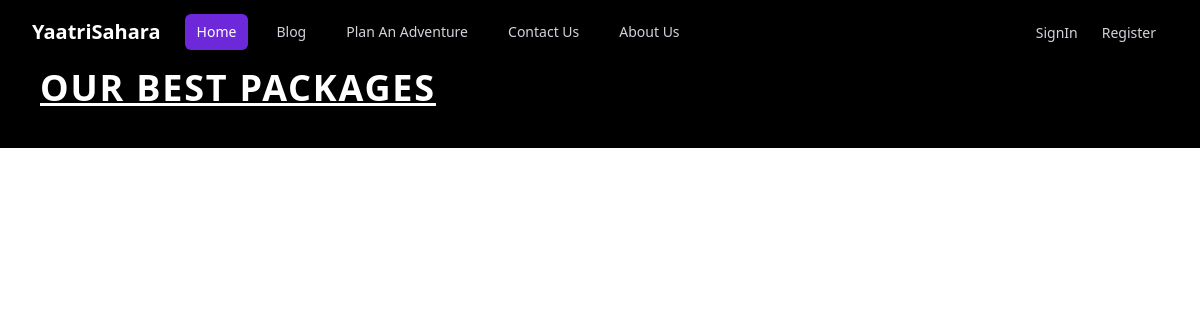
Page /packages/ on the earlier database version.
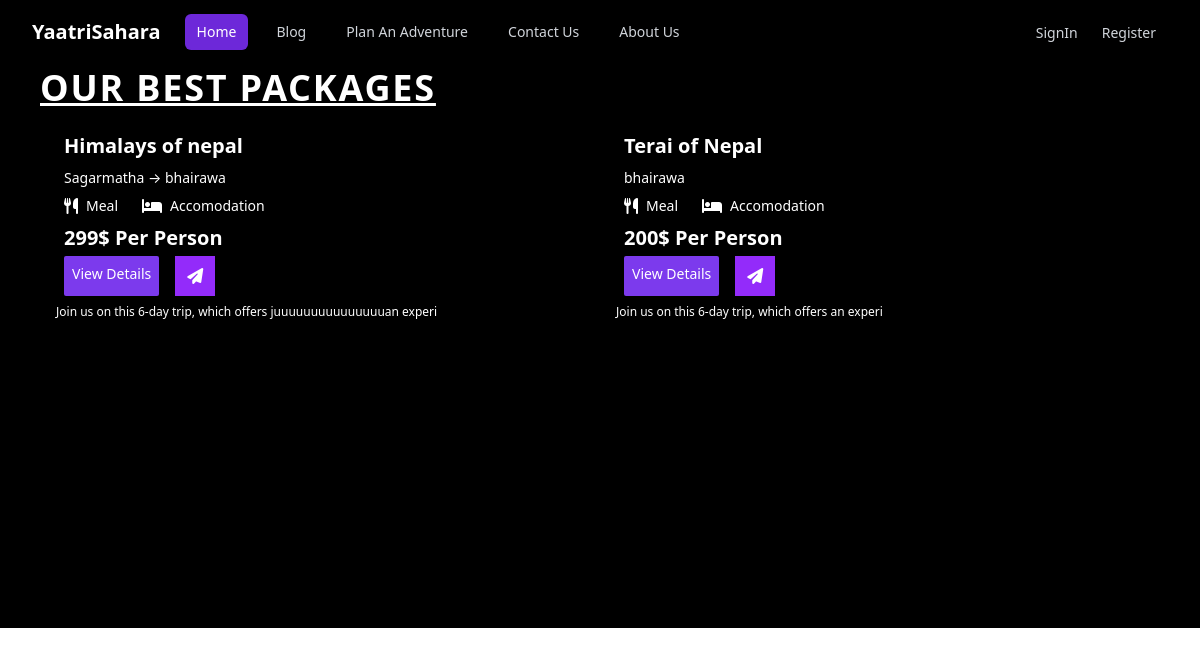
Same page on the later database version.
### yaatripackages/models.py (models this page shows)
class Package(models.Model):
    title = models.CharField(max_length=200)
    content = models.CharField(max_length=600)
    pricing = models.IntegerField(null=True)
    image = models.ImageField(default='default.jpg',upload_to='package_images')
    def __str__(self):
        return self.title

class Location(models.Model):
    place_name = models.CharField(max_length=100)
    package = models.ManyToManyField(Package)
    content = models.CharField(max_length=255)
    def __str__(self):
        return self.place_name

### yaatripackages/views.py (the view)
# urls.py: path('packages/', packages,name='package'),
def packages(request):
    all_package = []
    packages = Package.objects.all().filter()
    for p in packages:
        location = Location.objects.all().filter(package__id=p.id)
        for l in location:
            print(l)
        all_package.append({p: location})
    print(all_package)
    context = {
        'packages': all_package,
        'title': 'Blog',
        }
    return render(request, 'yaatripackages/packages.html', context)

### yaatripackages/templates/yaatripackages/packages.html (shortened to what this page needs)
{% include 'yaatri/base.html' %}
{% block packages %}
<!DOCTYPE html>
<html lang="en">
<head>
    {% block css %}
<link rel="stylesheet" href="/static/css/package.css">
{% endblock css %}
</head>
<body>
<div class="bg-black">
  <div class="max-w-full md:max-w-7xl m-auto p-10 xl:p-0">
    <div>
      <p class="uppercase tracking-widest s-xl pb-2 text-sm">
      </p>
      <h1 class="text-3xl md:text-4xl font-bold uppercase underline tracking-wider">
        Our Best Packages
      </h1>
      <div class="grid grid-rows-4 grid-cols-1 lg:grid-rows-2 lg:grid-cols-2 justify-center">
        {% for data in packages %}
        {% for package,location in data.items %}
          <div class="flex flex-row bg-black container">
            <div class="flex flex-col justify-around align-center px-2 max-h-257px">
            </div>
            <div class="pr-2">
              <div class="flex flex-col sm:flex-row items-center">
                <div class="flex flex-col justify-around px-0 sm:px-2">
                  <h1 class="text-xl font-bold py-1">{{package.title}}</h1>
                  <p class="text-sm py-1">
                    {% for l in location %}
                      {{l.place_name}}
                       {% if not forloop.last %}&#8594;{% endif %}
                    {% endfor %}
                  </p>
                  <div class="flex flex-row justify-between items-center max-w-max">
                    <div class="flex flex-row justify-between items-center py-1">
                      <i class="fa fa-cutlery"></i>
                      <p class="text-sm mx-2">Meal</p>
                    </div>
                    <div class="flex flex-row justify-between items-center py-1 ml-4">
                      <i class="fa fa-bed"></i>
                      <p class="text-sm mx-2">Accomodation</p>
                    </div>
                  </div>
                  <h2 class="font-bold text-xl py-1">{{package.pricing}}$ Per Person</h2>
                  <div class="flex flex-row justify-between max-w-max">
                    <a href="{% url 'package-detail' package.id %}" class="bg-purple-600 p-2 text-sm rounded-sm hover:bg-purple-700 mr-2">
                    View Details
                  </a>
                    <button>
                      <i class="fa fa-paper-plane send-btn p-3 hover:bg-purple-700 mx-2" aria-hidden="true"></i>
                    </button>
                  </div>
                </div>
              </div>
              <div>
                <p class="text-xs py-2">
                 {{package.content}}
                </p>
              </div>
            </div>
          </div>
        {% endfor %}
        {% endfor %}
      </div>
    </div>
  </div>
</div>
</body>
{% endblock  %}
</html>

Differences in the rows shown:
added Package: title "Himalays of nepal", pricing "299", content "Join us on this 6-day trip, which offers juuuuuuuuuuuuuuuan experi"
added Location: place_name "Sagarmatha", shown under "Himalays of nepal"
added Location: place_name "bhairawa"
added Package: title "Terai of Nepal", pricing "200", content "Join us on this 6-day trip, which offers an experi"
